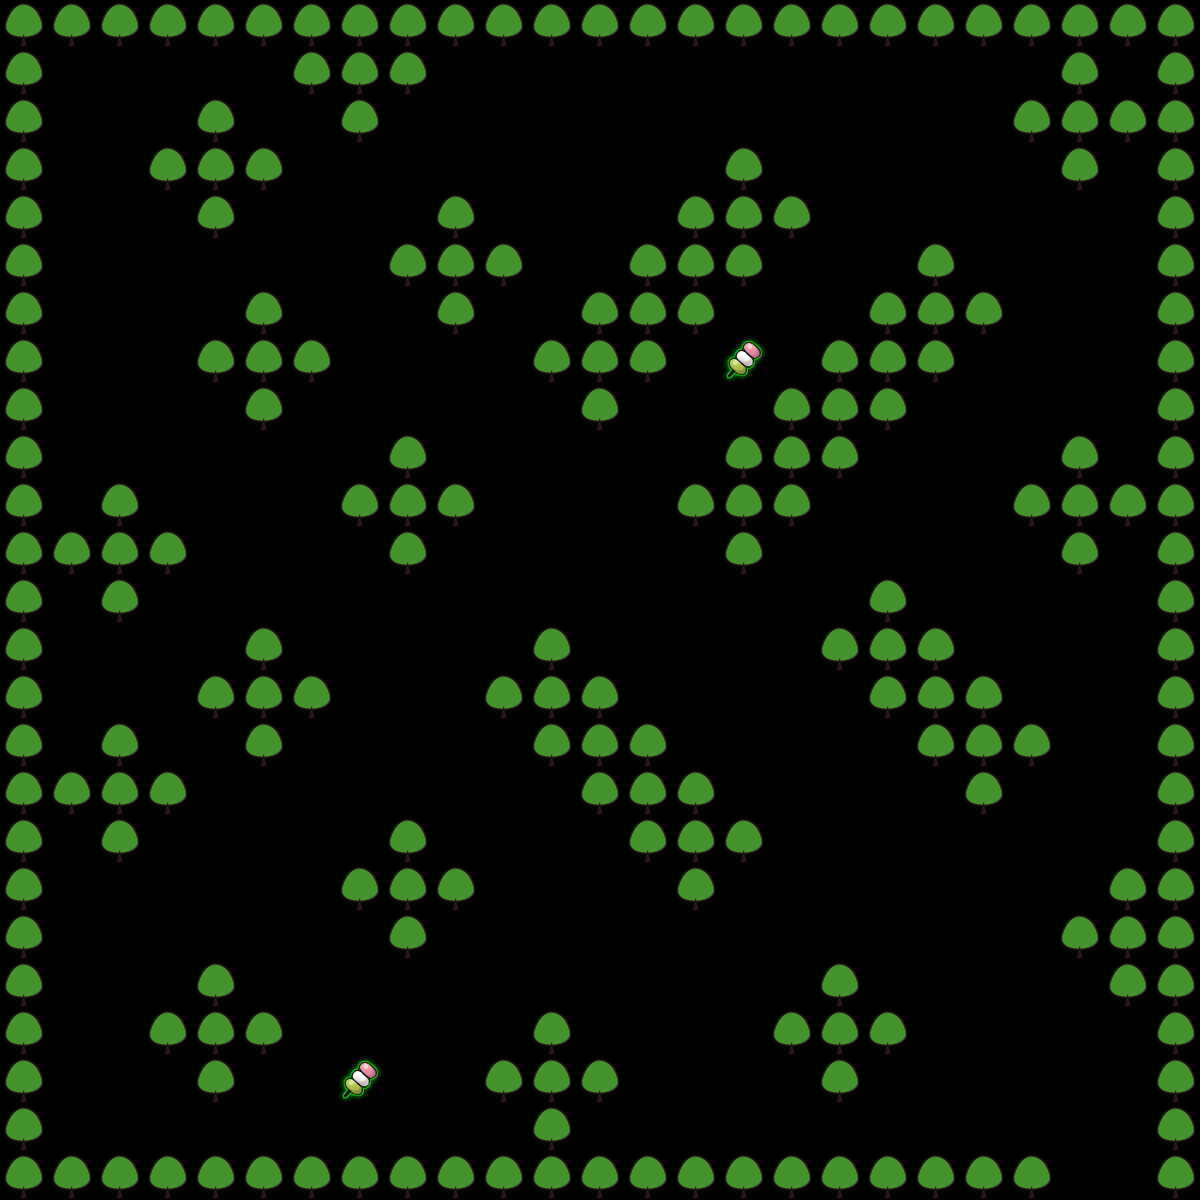

A 2D game scene composited from a Tiled map and its tileset images. What follows is a short description and the map's XML, with each tile layer's data collapsed to a summary:
An orthogonal 25x25 tile map with 48x48 px tiles, 2 tile layers (Terrain, Object), 2 tilesets.

<map version="1.0" orientation="orthogonal" renderorder="right-down" width="25" height="25" tilewidth="48" tileheight="48" nextobjectid="1">
 <tileset firstgid="1" source="object.tsx" />
 <tileset firstgid="6" source="terrain.tsx" />
 <layer name="Terrain" width="25" height="25">
  <data>[625 cells, 223 non-empty, 1 distinct tile ids]</data>
 </layer>
 <layer name="Object" width="25" height="25">
  <data>[625 cells, 2 non-empty, 1 distinct tile ids]</data>
 </layer>
</map>
